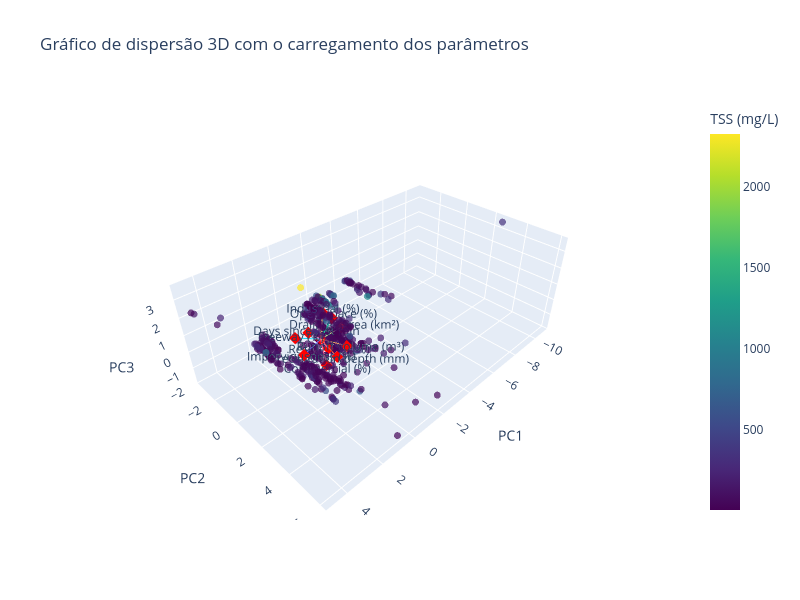

The notebook cell this image was saved under:
### Code cell
PCA_Scatterplot(features, pca_scores)

### Figure 1 — Plotly figure (JSON) as saved in the notebook; plotly's stock layout.template omitted (floating-point values rounded to 4 significant figures; data arrays with more than 128 entries replaced by an {"elided": "..."} marker saying what was removed)
{"data": [{"marker": {"color": {"elided": "562 float values"}, "colorbar": {"title": {"text": "TSS (mg/L)"}}, "colorscale": [[0, "#440154"], [0.1111, "#482878"], [0.2222, "#3e4989"], [0.3333, "#31688e"], [0.4444, "#26828e"], [0.5556, "#1f9e89"], [0.6667, "#35b779"], [0.7778, "#6ece58"], [0.8889, "#b5de2b"], [1, "#fde725"]], "opacity": 0.7, "size": 4}, "mode": "markers", "name": "", "showlegend": false, "text": {"elided": "562 str values"}, "type": "scatter3d", "x": {"elided": "562 float values"}, "y": {"elided": "562 float values"}, "z": {"elided": "562 float values"}}, {"hoverinfo": "none", "mode": "lines", "showlegend": false, "type": "scatter3d", "x": [0, 0.04851], "y": [0, 1.271], "z": [0, -0.3476]}, {"hoverinfo": "none", "marker": {"color": "red", "size": 4, "symbol": "diamond"}, "mode": "markers", "showlegend": false, "type": "scatter3d", "x": [0, 0.04851], "y": [0, 1.271], "z": [0, -0.3476]}, {"hoverinfo": "none", "mode": "text", "showlegend": false, "text": ["Precipitation depth (mm)"], "textposition": "middle center", "type": "scatter3d", "x": [0.05578], "y": [1.462], "z": [-0.3998]}, {"hoverinfo": "none", "mode": "lines", "showlegend": false, "type": "scatter3d", "x": [0, -0.4071], "y": [0, 1.483], "z": [0, 0.1943]}, {"hoverinfo": "none", "marker": {"color": "red", "size": 4, "symbol": "diamond"}, "mode": "markers", "showlegend": false, "type": "scatter3d", "x": [0, -0.4071], "y": [0, 1.483], "z": [0, 0.1943]}, {"hoverinfo": "none", "mode": "text", "showlegend": false, "text": ["Runoff volume (m³)"], "textposition": "middle center", "type": "scatter3d", "x": [-0.4681], "y": [1.706], "z": [0.2234]}, {"hoverinfo": "none", "mode": "lines", "showlegend": false, "type": "scatter3d", "x": [0, -1.154], "y": [0, 0.2472], "z": [0, 0.2493]}, {"hoverinfo": "none", "marker": {"color": "red", "size": 4, "symbol": "diamond"}, "mode": "markers", "showlegend": false, "type": "scatter3d", "x": [0, -1.154], "y": [0, 0.2472], "z": [0, 0.2493]}, {"hoverinfo": "none", "mode": "text", "showlegend": false, "text": ["Drainage area (km²)"], "textposition": "middle center", "type": "scatter3d", "x": [-1.327], "y": [0.2843], "z": [0.2867]}, {"hoverinfo": "none", "mode": "lines", "showlegend": false, "type": "scatter3d", "x": [0, 1.353], "y": [0, 0.4291], "z": [0, 0.04284]}, {"hoverinfo": "none", "marker": {"color": "red", "size": 4, "symbol": "diamond"}, "mode": "markers", "showlegend": false, "type": "scatter3d", "x": [0, 1.353], "y": [0, 0.4291], "z": [0, 0.04284]}, {"hoverinfo": "none", "mode": "text", "showlegend": false, "text": ["Imperviousness (%)"], "textposition": "middle center", "type": "scatter3d", "x": [1.555], "y": [0.4935], "z": [0.04926]}, {"hoverinfo": "none", "mode": "lines", "showlegend": false, "type": "scatter3d", "x": [0, -0.8528], "y": [0, -0.5817], "z": [0, -1.432]}, {"hoverinfo": "none", "marker": {"color": "red", "size": 4, "symbol": "diamond"}, "mode": "markers", "showlegend": false, "type": "scatter3d", "x": [0, -0.8528], "y": [0, -0.5817], "z": [0, -1.432]}, {"hoverinfo": "none", "mode": "text", "showlegend": false, "text": ["Residential (%)"], "textposition": "middle center", "type": "scatter3d", "x": [-0.9807], "y": [-0.6689], "z": [-1.647]}, {"hoverinfo": "none", "mode": "lines", "showlegend": false, "type": "scatter3d", "x": [0, 0.5906], "y": [0, 1.089], "z": [0, -0.646]}, {"hoverinfo": "none", "marker": {"color": "red", "size": 4, "symbol": "diamond"}, "mode": "markers", "showlegend": false, "type": "scatter3d", "x": [0, 0.5906], "y": [0, 1.089], "z": [0, -0.646]}, {"hoverinfo": "none", "mode": "text", "showlegend": false, "text": ["Commercial (%)"], "textposition": "middle center", "type": "scatter3d", "x": [0.6792], "y": [1.253], "z": [-0.7429]}, {"hoverinfo": "none", "mode": "lines", "showlegend": false, "type": "scatter3d", "x": [0, -0.1409], "y": [0, 0.168], "z": [0, 1.596]}, {"hoverinfo": "none", "marker": {"color": "red", "size": 4, "symbol": "diamond"}, "mode": "markers", "showlegend": false, "type": "scatter3d", "x": [0, -0.1409], "y": [0, 0.168], "z": [0, 1.596]}, {"hoverinfo": "none", "mode": "text", "showlegend": false, "text": ["Industrial (%)"], "textposition": "middle center", "type": "scatter3d", "x": [-0.162], "y": [0.1932], "z": [1.835]}, {"hoverinfo": "none", "mode": "lines", "showlegend": false, "type": "scatter3d", "x": [0, -0.7857], "y": [0, 0.004213], "z": [0, 0.8918]}, {"hoverinfo": "none", "marker": {"color": "red", "size": 4, "symbol": "diamond"}, "mode": "markers", "showlegend": false, "type": "scatter3d", "x": [0, -0.7857], "y": [0, 0.004213], "z": [0, 0.8918]}, {"hoverinfo": "none", "mode": "text", "showlegend": false, "text": ["Open Space (%)"], "textposition": "middle center", "type": "scatter3d", "x": [-0.9036], "y": [0.004845], "z": [1.026]}, {"hoverinfo": "none", "mode": "lines", "showlegend": false, "type": "scatter3d", "x": [0, 1.021], "y": [0, -0.6872], "z": [0, 0.2454]}, {"hoverinfo": "none", "marker": {"color": "red", "size": 4, "symbol": "diamond"}, "mode": "markers", "showlegend": false, "type": "scatter3d", "x": [0, 1.021], "y": [0, -0.6872], "z": [0, 0.2454]}, {"hoverinfo": "none", "mode": "text", "showlegend": false, "text": ["Freeway (%)"], "textposition": "middle center", "type": "scatter3d", "x": [1.174], "y": [-0.7903], "z": [0.2822]}, {"hoverinfo": "none", "mode": "lines", "showlegend": false, "type": "scatter3d", "x": [0, 0.4062], "y": [0, -0.4027], "z": [0, 0.3952]}, {"hoverinfo": "none", "marker": {"color": "red", "size": 4, "symbol": "diamond"}, "mode": "markers", "showlegend": false, "type": "scatter3d", "x": [0, 0.4062], "y": [0, -0.4027], "z": [0, 0.3952]}, {"hoverinfo": "none", "mode": "text", "showlegend": false, "text": ["Days since last rain"], "textposition": "middle center", "type": "scatter3d", "x": [0.4671], "y": [-0.4631], "z": [0.4545]}], "layout": {"height": 600, "scene": {"camera": {"eye": {"x": 1.5, "y": 1.5, "z": 1.5}}, "xaxis": {"title": {"text": "PC1"}}, "yaxis": {"title": {"text": "PC2"}}, "zaxis": {"title": {"text": "PC3"}}}, "showlegend": false, "title": {"text": "Gráfico de dispersão 3D com o carregamento dos parâmetros"}, "width": 800}}
